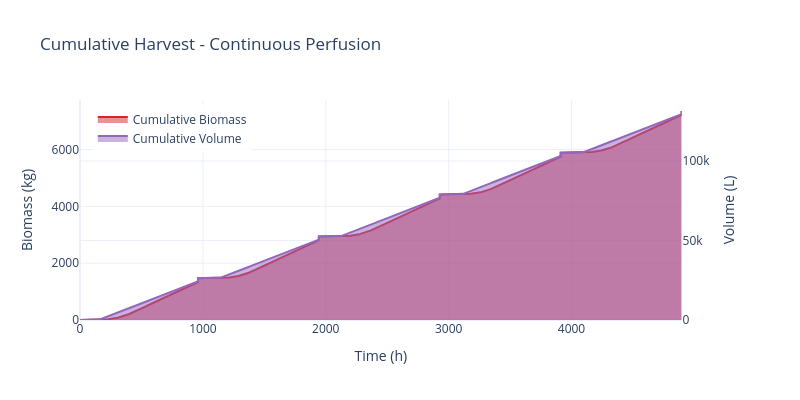

Source (notebook cell):
### Code cell
sim.data.plot_cumulative_harvest()

### Figure 1 — Plotly figure (JSON) as saved in the notebook; plotly's stock layout.template omitted (floating-point values rounded to 4 significant figures; data arrays with more than 128 entries replaced by an {"elided": "..."} marker saying what was removed)
{"data": [{"fill": "tozeroy", "hovertemplate": "Time: %{x:.1f} h<br>Biomass: %{y:.2f} kg<extra></extra>", "line": {"color": "#d62728", "width": 2}, "mode": "lines", "name": "Cumulative Biomass", "type": "scatter", "x": {"elided": "5075 float values"}, "xaxis": "x", "y": {"elided": "5075 float values"}, "yaxis": "y"}, {"fill": "tozeroy", "hovertemplate": "Time: %{x:.1f} h<br>Volume: %{y:.2f} L<extra></extra>", "line": {"color": "#9467bd", "width": 2}, "mode": "lines", "name": "Cumulative Volume", "type": "scatter", "x": {"elided": "5075 float values"}, "xaxis": "x", "y": {"elided": "5075 float values"}, "yaxis": "y2"}], "layout": {"font": {"size": 12}, "height": 400, "legend": {"bgcolor": "rgba(255,255,255,0.8)", "x": 0.02, "y": 0.98}, "showlegend": true, "title": {"text": "Cumulative Harvest - Continuous Perfusion"}, "width": 800, "xaxis": {"anchor": "y", "domain": [0, 0.94], "title": {"text": "Time (h)"}}, "yaxis": {"anchor": "x", "domain": [0, 1], "title": {"text": "Biomass (kg)"}}, "yaxis2": {"anchor": "x", "overlaying": "y", "side": "right", "title": {"text": "Volume (L)"}}}}
